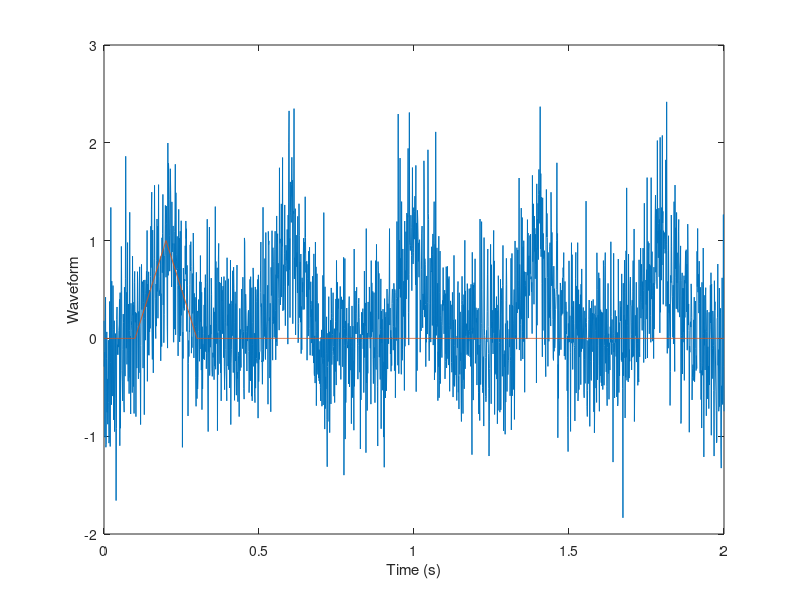
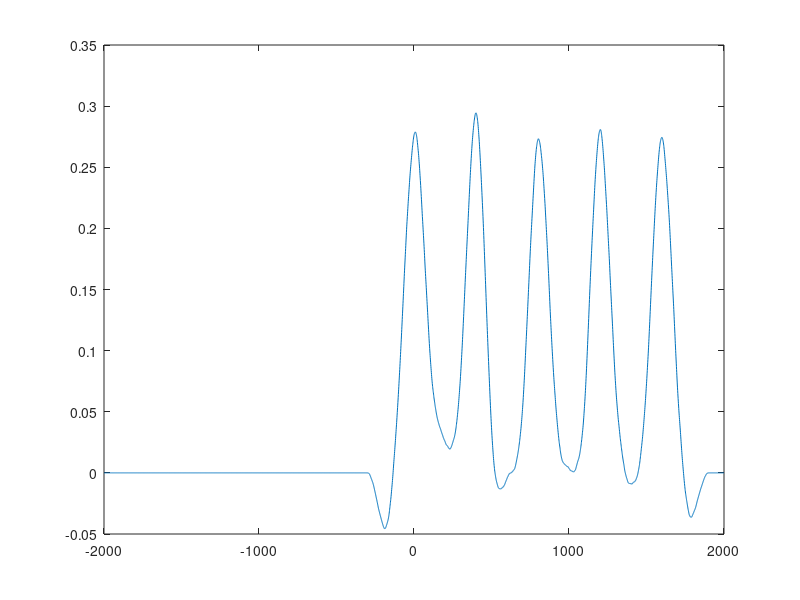

Here is the MATLAB script that generated these plots, in order:
clear all; close all;


t = 0 : 1/1e3 : 2; 
r=0.5*randn(1,length(t));
d1 = 0.2 : 0.4 : 2;           
y1 = pulstran(t,d1,'tripuls',0.2,0)+r;

d2 = 0.2 : 0.4 : 0.5;          
y2 = pulstran(t,d2,'tripuls',0.2,0);
plot(t,y1,t,y2);

xlabel 'Time (s)', ylabel Waveform

[acorr lag]=xcorr(y1,y2,'coeff');

% peak detection

d(1:length(t))=0.0;
count=0.0;

for i=1:length(t)-1;
    
  d(i)=y1(i)-y1(i+1);
 
end

for i=1:length(t)-1;
    
  if d(i)<0.0 && d(i+1)>0
      
      count=count+1;
      RR(count)=t(i);
      end
  
end
  
figure;

plot(lag, acorr);
